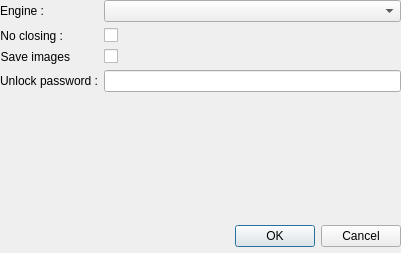
<?xml version="1.0" encoding="UTF-8"?>
<ui version="4.0">
 <class>DialogSettings</class>
 <widget class="QDialog" name="DialogSettings">
  <property name="windowModality">
   <enum>Qt::WindowModality::ApplicationModal</enum>
  </property>
  <property name="geometry">
   <rect>
    <x>0</x>
    <y>0</y>
    <width>401</width>
    <height>253</height>
   </rect>
  </property>
  <property name="windowTitle">
   <string>RPICameraComparer Settings</string>
  </property>
  <property name="modal">
   <bool>true</bool>
  </property>
  <widget class="QDialogButtonBox" name="buttonBox">
   <property name="geometry">
    <rect>
     <x>10</x>
     <y>220</y>
     <width>391</width>
     <height>32</height>
    </rect>
   </property>
   <property name="orientation">
    <enum>Qt::Orientation::Horizontal</enum>
   </property>
   <property name="standardButtons">
    <set>QDialogButtonBox::StandardButton::Cancel|QDialogButtonBox::StandardButton::Ok</set>
   </property>
  </widget>
  <widget class="QWidget" name="formLayoutWidget">
   <property name="geometry">
    <rect>
     <x>0</x>
     <y>0</y>
     <width>401</width>
     <height>211</height>
    </rect>
   </property>
   <layout class="QFormLayout" name="formLayout">
    <property name="sizeConstraint">
     <enum>QLayout::SizeConstraint::SetMinAndMaxSize</enum>
    </property>
    <item row="0" column="0">
     <widget class="QLabel" name="label">
      <property name="text">
       <string>Engine :</string>
      </property>
      <property name="alignment">
       <set>Qt::AlignmentFlag::AlignRight|Qt::AlignmentFlag::AlignTrailing|Qt::AlignmentFlag::AlignVCenter</set>
      </property>
     </widget>
    </item>
    <item row="0" column="1">
     <widget class="QComboBox" name="comboBoxEngine"/>
    </item>
    <item row="1" column="0">
     <widget class="QLabel" name="label_2">
      <property name="text">
       <string>No closing :</string>
      </property>
      <property name="alignment">
       <set>Qt::AlignmentFlag::AlignRight|Qt::AlignmentFlag::AlignTrailing|Qt::AlignmentFlag::AlignVCenter</set>
      </property>
     </widget>
    </item>
    <item row="1" column="1">
     <widget class="QCheckBox" name="checkBoxClosing">
      <property name="text">
       <string/>
      </property>
      <property name="checked">
       <bool>false</bool>
      </property>
     </widget>
    </item>
    <item row="2" column="0">
     <widget class="QLabel" name="label_3">
      <property name="text">
       <string>Save images</string>
      </property>
      <property name="alignment">
       <set>Qt::AlignmentFlag::AlignRight|Qt::AlignmentFlag::AlignTrailing|Qt::AlignmentFlag::AlignVCenter</set>
      </property>
     </widget>
    </item>
    <item row="2" column="1">
     <widget class="QCheckBox" name="checkBoxSaveImages">
      <property name="text">
       <string/>
      </property>
     </widget>
    </item>
    <item row="3" column="0">
     <widget class="QLabel" name="label_4">
      <property name="text">
       <string>Unlock password :</string>
      </property>
      <property name="alignment">
       <set>Qt::AlignmentFlag::AlignRight|Qt::AlignmentFlag::AlignTrailing|Qt::AlignmentFlag::AlignVCenter</set>
      </property>
     </widget>
    </item>
    <item row="3" column="1">
     <widget class="QLineEdit" name="lineEditPassword">
      <property name="maxLength">
       <number>25</number>
      </property>
      <property name="echoMode">
       <enum>QLineEdit::EchoMode::PasswordEchoOnEdit</enum>
      </property>
      <property name="cursorMoveStyle">
       <enum>Qt::CursorMoveStyle::LogicalMoveStyle</enum>
      </property>
      <property name="clearButtonEnabled">
       <bool>false</bool>
      </property>
     </widget>
    </item>
   </layout>
  </widget>
 </widget>
 <resources/>
 <connections>
  <connection>
   <sender>buttonBox</sender>
   <signal>accepted()</signal>
   <receiver>DialogSettings</receiver>
   <slot>accept()</slot>
   <hints>
    <hint type="sourcelabel">
     <x>258</x>
     <y>234</y>
    </hint>
    <hint type="destinationlabel">
     <x>157</x>
     <y>252</y>
    </hint>
   </hints>
  </connection>
  <connection>
   <sender>buttonBox</sender>
   <signal>rejected()</signal>
   <receiver>DialogSettings</receiver>
   <slot>reject()</slot>
   <hints>
    <hint type="sourcelabel">
     <x>326</x>
     <y>240</y>
    </hint>
    <hint type="destinationlabel">
     <x>286</x>
     <y>252</y>
    </hint>
   </hints>
  </connection>
  <connection>
   <sender>comboBoxEngine</sender>
   <signal>currentIndexChanged(int)</signal>
   <receiver>DialogSettings</receiver>
   <slot>engine_changed(int)</slot>
   <hints>
    <hint type="sourcelabel">
     <x>290</x>
     <y>9</y>
    </hint>
    <hint type="destinationlabel">
     <x>31</x>
     <y>181</y>
    </hint>
   </hints>
  </connection>
  <connection>
   <sender>checkBoxClosing</sender>
   <signal>checkStateChanged(Qt::CheckState)</signal>
   <receiver>DialogSettings</receiver>
   <slot>closing_changed(Qt::CheckState)</slot>
   <hints>
    <hint type="sourcelabel">
     <x>126</x>
     <y>34</y>
    </hint>
    <hint type="destinationlabel">
     <x>59</x>
     <y>188</y>
    </hint>
   </hints>
  </connection>
  <connection>
   <sender>checkBoxSaveImages</sender>
   <signal>checkStateChanged(Qt::CheckState)</signal>
   <receiver>DialogSettings</receiver>
   <slot>save_changed(Qt::CheckState)</slot>
   <hints>
    <hint type="sourcelabel">
     <x>160</x>
     <y>55</y>
    </hint>
    <hint type="destinationlabel">
     <x>134</x>
     <y>188</y>
    </hint>
   </hints>
  </connection>
  <connection>
   <sender>lineEditPassword</sender>
   <signal>editingFinished()</signal>
   <receiver>DialogSettings</receiver>
   <slot>password_changed()</slot>
   <hints>
    <hint type="sourcelabel">
     <x>200</x>
     <y>79</y>
    </hint>
    <hint type="destinationlabel">
     <x>182</x>
     <y>189</y>
    </hint>
   </hints>
  </connection>
 </connections>
 <slots>
  <slot>engine_changed(int)</slot>
  <slot>closing_changed(Qt::CheckState)</slot>
  <slot>save_changed(Qt::CheckState)</slot>
  <slot>password_changed()</slot>
 </slots>
</ui>
